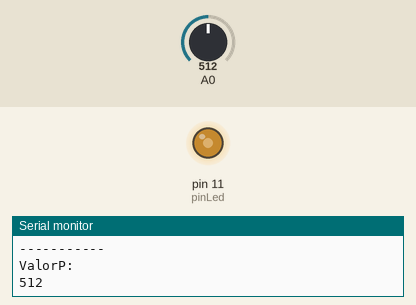
Simulated run of this sketch. Board: Arduino Uno, built with avr-gcc and run on an emulated ATmega328P. Parts: output pins drawn as LEDs (lit = HIGH), the last lines printed to the serial monitor. The inputs (shaded band) are chosen by the test bench; at power-on: A0 = 512.

Above: at 1.8 s.
1.9 s: A0 set to 716
At 4.0 s:
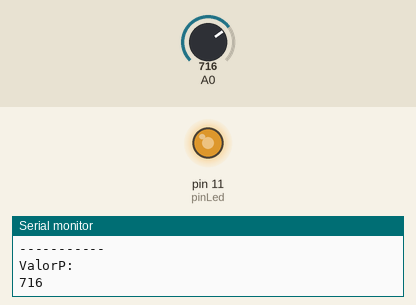
4.5 s: A0 set to 900
At 7.3 s:
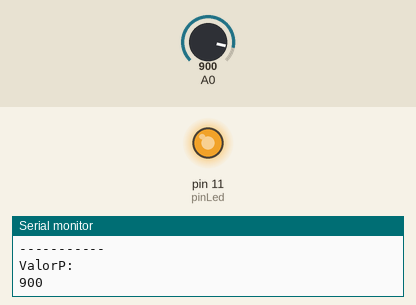
7.6 s: A0 set to 122
At 9.6 s:
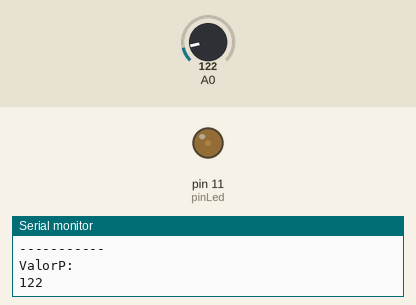
10.6 s: A0 set to 511
At 12.9 s:
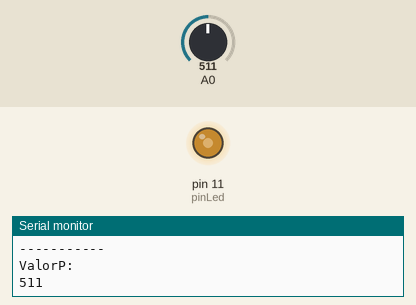
Timing chart, 0 to 14.4 s (numbered marks = the images above; inputs shaded):
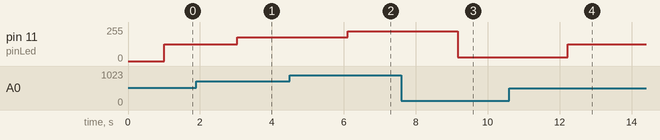

Measured:
- after the input at 1.9 s, pin 11 (pinLed): 127/255 → 178/255 after 1.1 s
- after the input at 4.5 s, pin 11 (pinLed): 178/255 → 224/255 after 1.6 s
- after the input at 7.6 s, pin 11 (pinLed): 224/255 → 30/255 after 1.6 s
- after the input at 10.6 s, pin 11 (pinLed): 30/255 → 127/255 after 1.6 s

The sketch:

sketch_Led_Potenciometro.ino
```cpp
int pinLed = 11;

void setup() {
  // put your setup code here, to run once:
  pinMode(pinLed, OUTPUT);
  Serial.begin(9600);

}

void loop() {
  // put your main code here, to run repeatedly:
  int valPotenciometro = analogRead(A0);
  int intensidadLed = (int)((((double) valPotenciometro)/1023)*255.0);


  Serial.println("ValorIn:");
  Serial.println(intensidadLed);

  Serial.println("-----------");

  Serial.println("ValorP:");
  Serial.println(valPotenciometro);

  delay(1000);

  analogWrite(pinLed, intensidadLed);
  delay(20);
}
```
